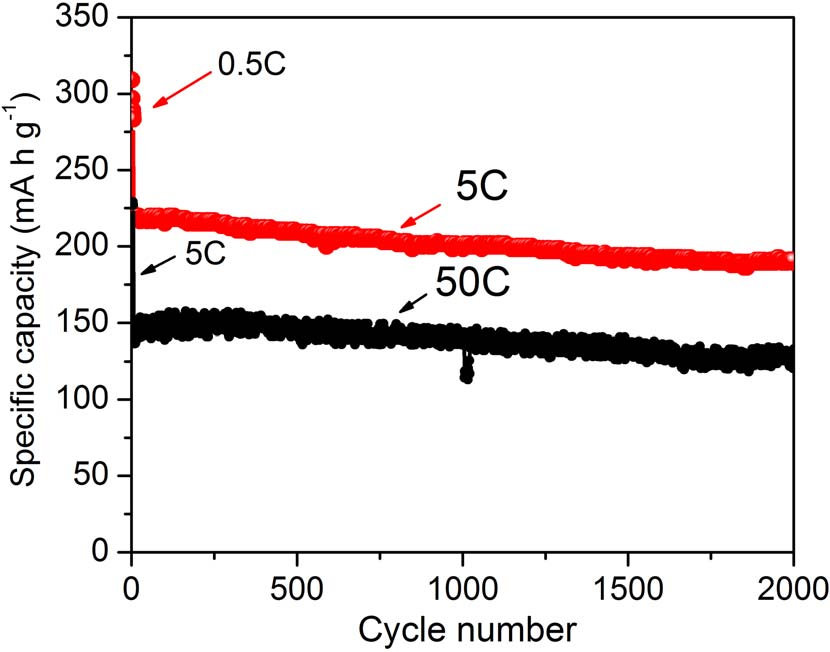
#> input picture physchem/images/capacitycycle.png, 830 x 652 px, found by its file name
$ jupyter execute --allow-errors ndimagetest.ipynb
#> lines starting #> are read from the running program, lines starting #| are printed output that depends on the picture; after the words box and inside, x2 and y2 are one past the last pixel; in counts of white or black regions, pixels touching at a corner belong together
[cell 1]
from scipy.ndimage import label, generate_binary_structure
from PIL import Image
import numpy as np
a = np.array([[0,0,1,1,0,0],
              [0,0,0,1,0,0],
              [1,1,0,0,1,0],
              [0,0,0,1,0,0]])
labeled_array, num_features = label(a)
print(labeled_array, num_features)

[cell 2]
capcycle = "/Users/pm286/workspace/jupyter/physchem/images/capacitycycle.png"
array = Image.open(capcycle)
#> array is the input picture: PIL image 830x652 RGB; mean R, G, B 236.6, 230.2, 230.2
print(type(array))
#| <class 'PIL.PngImagePlugin.PngImageFile'>
with Image.open(capcycle) as im:
    print(im.format, im.size, im.mode)
#| PNG (830, 652) RGB
    print(im.getdata())
#> (printed output is left out)

[cell 3]
import imageio
import numpy as np
import matplotlib.pyplot as plt

img = imageio.imread(capcycle)
gray = lambda rgb : np.dot(rgb[... , :3] , [0.299 , 0.587, 0.114])
gray = gray(img)

plt.imshow(gray, cmap=plt.cm.gray, vmin=10, vmax=200, extent=(200,800,0,900))
# plt.imshow(gray, cmap = plt.get_cmap(name = 'gray'), vmin=10, vmax=200, extent=(200,800,0,900))
# print(gray)

[cell 4]
import cv2
import numpy as np

# img = cv2.imread('input.png', 0)

size = 2
kernel = np.ones((size,size), np.uint8)
# kernel = np.ones((3,3), np.uint8)
# kernel = np.ones(7,7, np.uint8)

# NOTE this erodes the white!
img_erosion = cv2.erode(img, kernel, iterations=1)
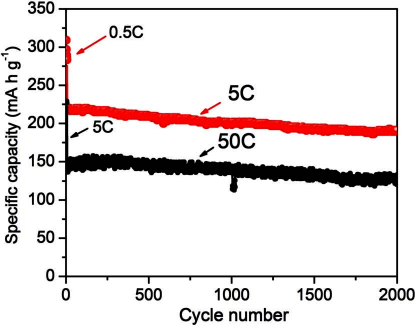
#> img_erosion: shape (652, 830, 3) (shown at 1/2 size); mean R, G, B 232, 225.3, 225.3
#print(img_erosion)
img_erosion_dilate = cv2.dilate(img_erosion, kernel, iterations=1)
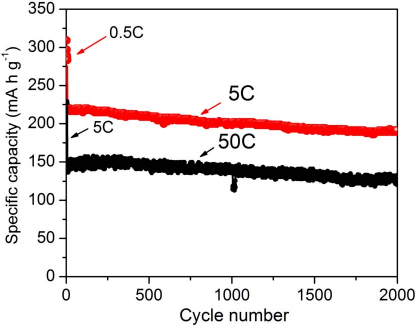
#> img_erosion_dilate: shape (652, 830, 3) (shown at 1/2 size); mean R, G, B 236.4, 230, 230
#print(img_erosion_dilate)
img_dilation = cv2.dilate(img, kernel, iterations=1)
#print(img_dilation)
img_dilation_erode = cv2.erode(img_dilation, kernel, iterations=1)
#print(img_dilation_erode)

cv2.imshow('Input', img)
cv2.imshow('Erosion '+str(size), img_erosion)
cv2.imshow('Dilation'+str(size), img_dilation)
cv2.imshow('Erosion_dilate'+str(size), img_erosion_dilate )
cv2.imshow('Dilation_erode'+str(size), img_dilation_erode)

cv2.waitKey(0)

[cell 5]
from scipy import ndimage
labeled_gray, num_features = label(gray)
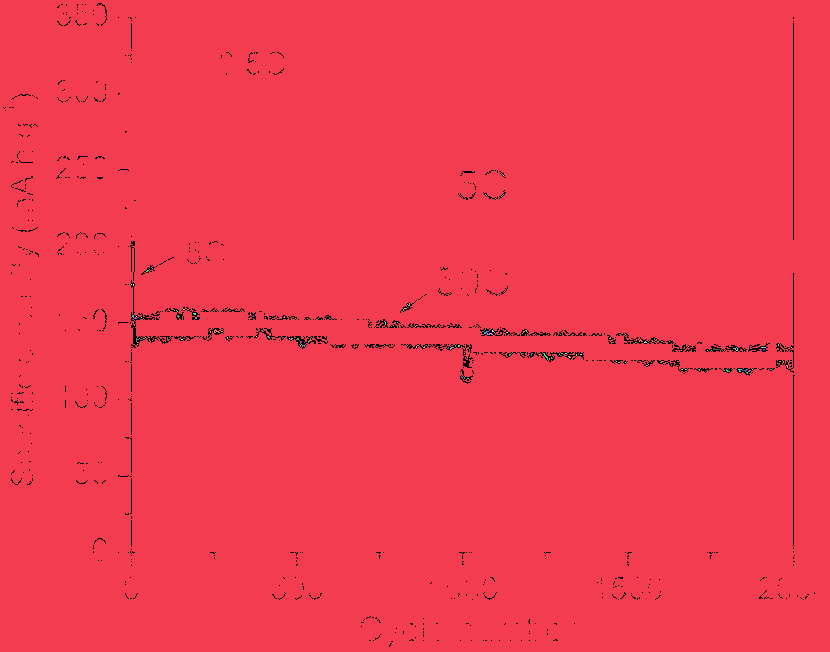
#> labeled_gray: shape (652, 830) int32; 206 distinct labels, from 0 to 205; one colour per label, 0 black
#> num_features = 205
print (labeled_gray, num_features)
#> (printed output is left out)
plt.imshow(labeled_gray, vmin=0, vmax=1)
sizes = ndimage.sum(gray, labeled_gray, range(num_features + 1))
#> sizes = 206 values, max 125613980.3 at index 1, min 0 at index 0, mean 609790.7
sizes = [round(x) for x in sizes]
#> sizes = 206 values, max 125613980 at index 1, min 0 at index 0, mean 609790.7
print("sizes", sizes)
#> (printed output is left out)
mean_vals = ndimage.sum(gray, labeled_gray, range(1, num_features + 1))
#> mean_vals = 205 values, max 125613980.3 at index 0, min 1 at index 11, mean 612765.3
# print("mean_vals", mean_vals)

[cell 6]
mask = img > img.mean()
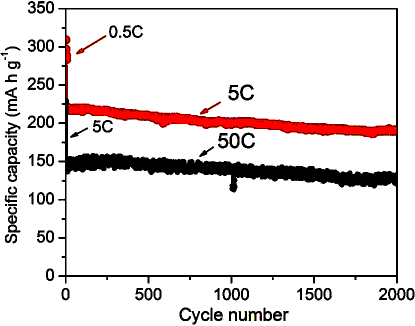
#> mask: shape (652, 830, 3) bool (shown at 1/2 size); mean R, G, B 0.911, 0.886, 0.885
print(type(mask))
#| <class 'numpy.ndarray'>

label_img, nb_labels = ndimage.label(mask)
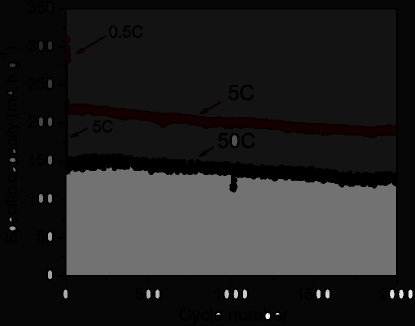
#> label_img: shape (652, 830, 3) int32 (shown at 1/2 size); mean R, G, B 5.8, 5.7, 5.7; drawn with min black and max white
#> nb_labels = 40

# Find the largest connected component
sizes = ndimage.sum(mask, label_img, range(nb_labels + 1))
#> sizes = 41 values, max 560196 at index 3, min 0 at index 0, mean 35397.7
mask_size = sizes < 1000
remove_pixel = mask_size[label_img]
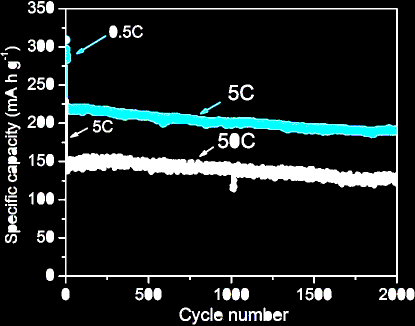
#> remove_pixel: shape (652, 830, 3) bool (shown at 1/2 size); mean R, G, B 0.0959, 0.121, 0.121
label_img[remove_pixel] = 0
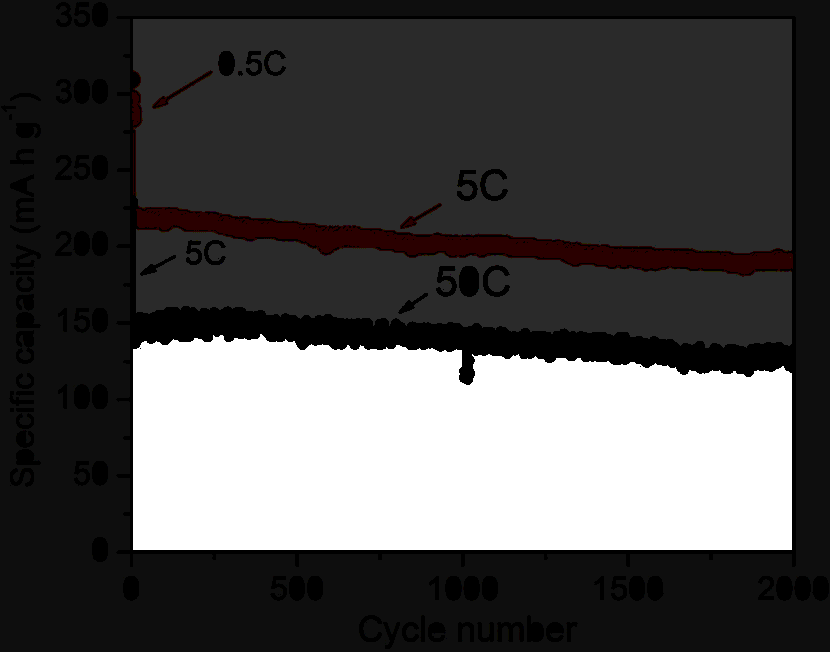
#> label_img: shape (652, 830, 3) int32; 0.66% of pixels changed, all inside (x1, y1, x2, y2) = (16, 6, 825, 638); drawn with min black and max white
labels = np.unique(label_img)
#> labels = [0, 1, 3, 18]
label_img = np.searchsorted(labels, label_img)
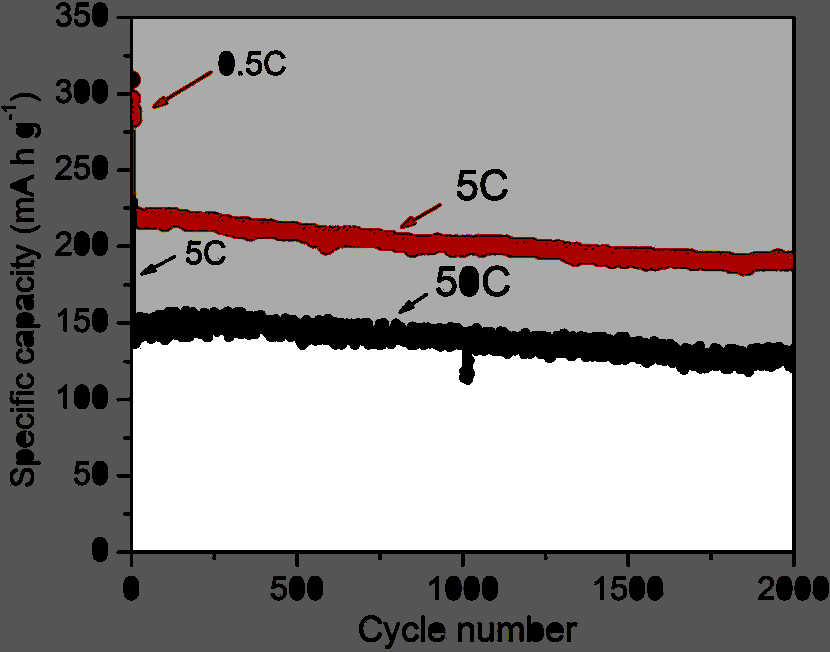
#> label_img: shape (652, 830, 3) int64; mean R, G, B 1.74, 1.69, 1.69; drawn with min black and max white

# Now that we have only one connected component, extract it's bounding box
# objects = ndimage.find_objects(label_img==4)
objects = ndimage.find_objects(label_img==1)
#> objects = 1 item
print(objects)
#| [(slice(0, 652, None), slice(0, 830, None), slice(0, 3, None))]
#> (the rest of this cell did not finish here and is left out)

$ run again, with physchem/images/green.png copied over physchem/images/capacitycycle.png
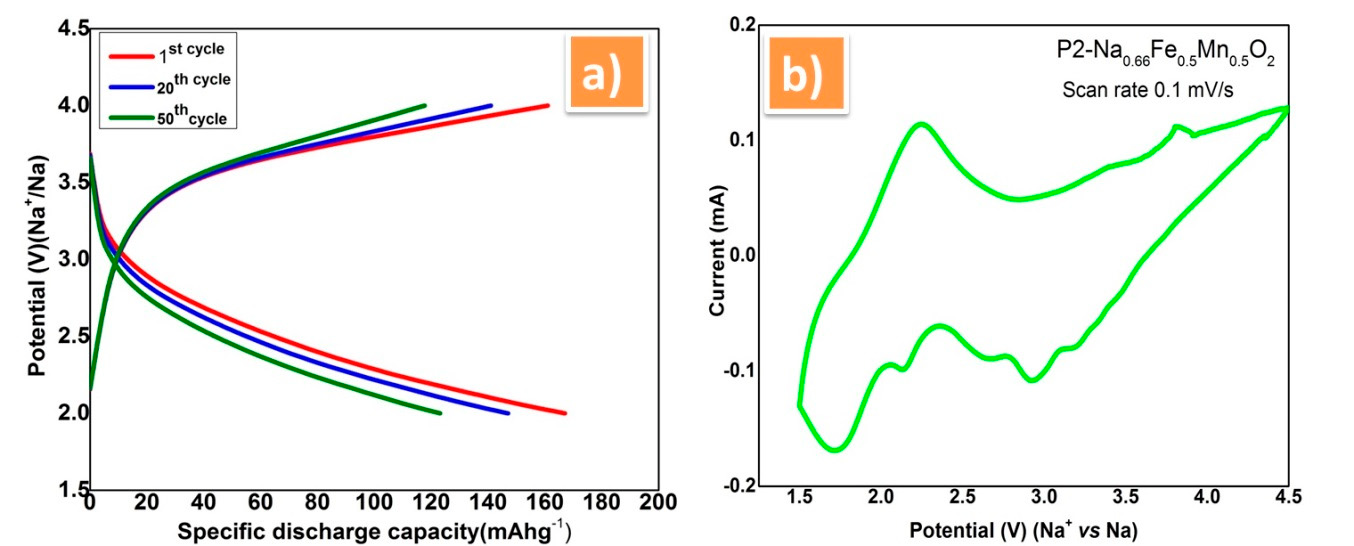
#> input picture physchem/images/green.png, 1354 x 546 px, found by its file name
#> array is the input picture: PIL image 1354x546 RGB; mean R, G, B 240.3, 241.7, 238.4
#| <class 'PIL.PngImagePlugin.PngImageFile'>
#| PNG (1354, 546) RGB
#> (printed output is left out)
#> `labeled_gray, num_features = label(gray)`:
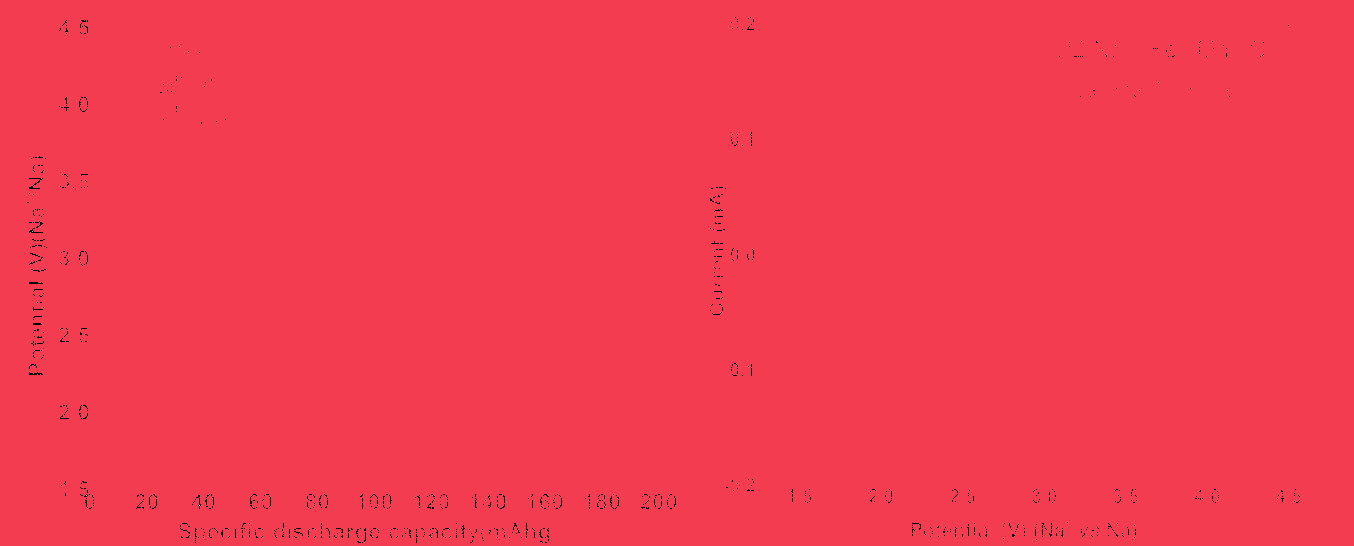
#> labeled_gray: shape (546, 1354) int32; 5 distinct labels, from 0 to 4; one colour per label, 0 black
#> num_features = 4
#> (printed output is left out)
#> `sizes = ndimage.sum(gray, labeled_gray, range(num_features + 1))`: sizes = [0, 178111438, 1, 1, 1]
#| sizes [0, 178111438, 1, 1, 1]
#> mean_vals = [178111438, 1, 1, 1]
#| <class 'numpy.ndarray'>
#> nb_labels = 507
#> `sizes = ndimage.sum(mask, label_img, range(nb_labels + 1))`: sizes = 508 values, max 672656 at index 8, min 0 at index 0, mean 3924.3
#> labels = [0, 1, 5, 8, 9, 47, 202]
#> `label_img = np.searchsorted(labels, label_img)`:
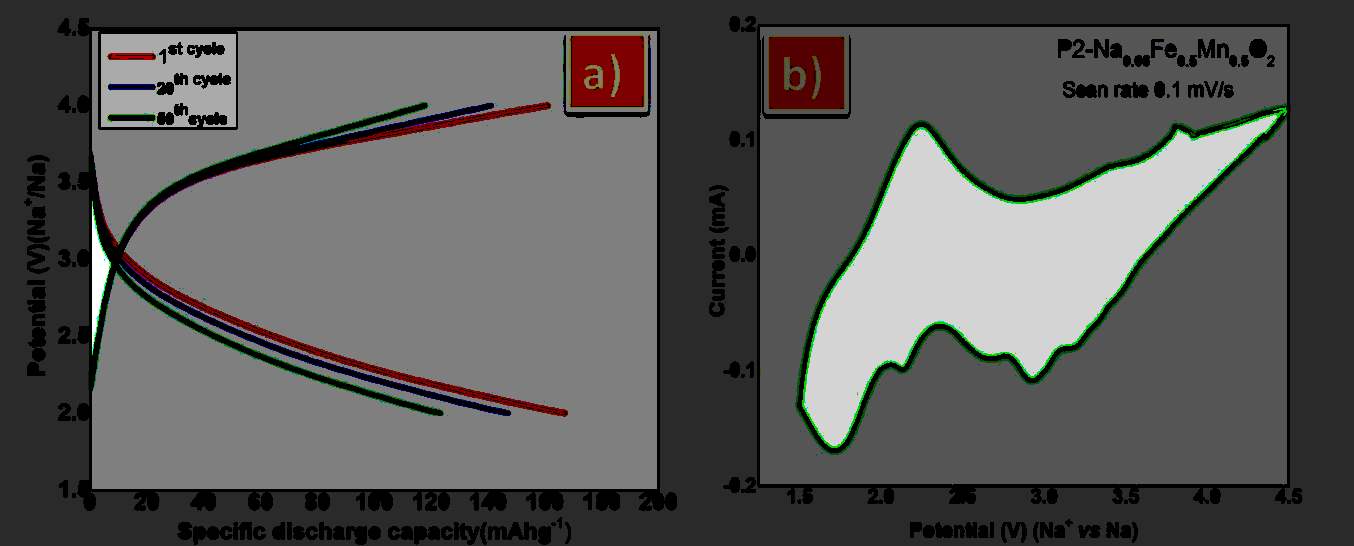
#> label_img: shape (546, 1354, 3) int64; mean R, G, B 2.11, 2.1, 2.07; drawn with min black and max white
#> objects = 1 item
#| [(slice(0, 546, None), slice(0, 1354, None), slice(0, 3, None))]

$ run again, with physchem/images/red_black_cv.png copied over physchem/images/capacitycycle.png
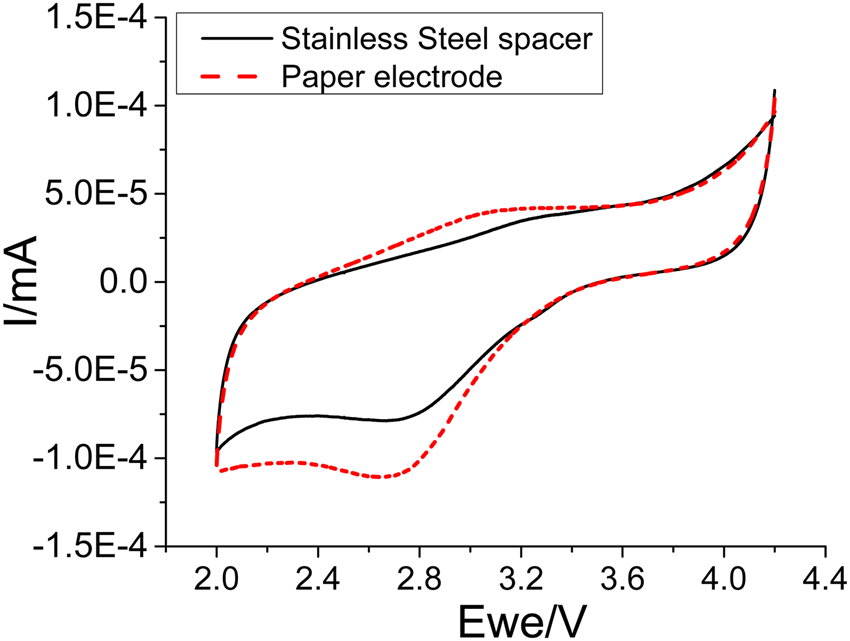
#> input picture physchem/images/red_black_cv.png, 850 x 641 px, found by its file name
#> array is the input picture: PIL image 850x641 RGBA; mean R, G, B, A 245.5, 243.5, 243.5, 255
#| <class 'PIL.PngImagePlugin.PngImageFile'>
#| PNG (850, 641) RGBA
#> (printed output is left out)
#> `labeled_gray, num_features = label(gray)`:
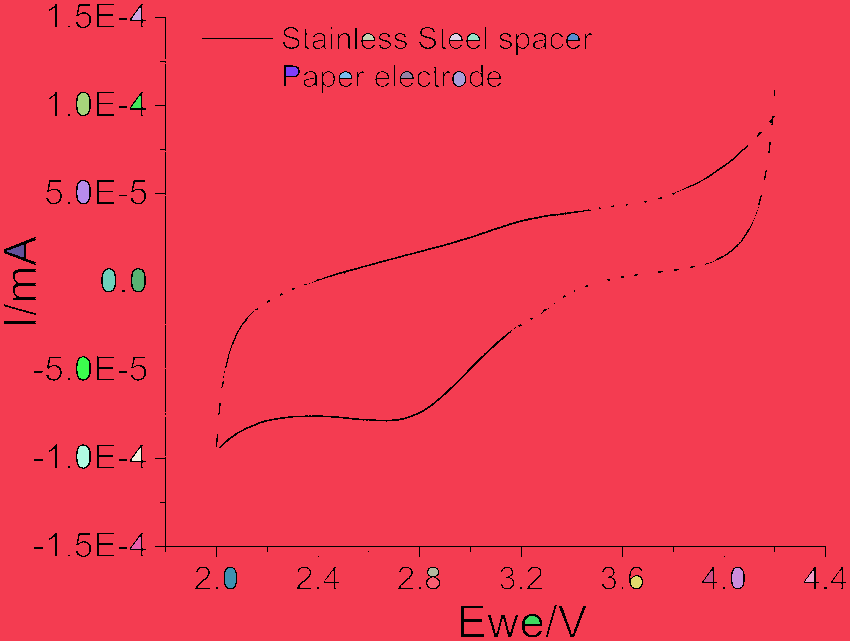
#> labeled_gray: shape (641, 850) int32; 29 distinct labels, from 0 to 28; one colour per label, 0 black
#> num_features = 28
#> (printed output is left out)
#> `sizes = ndimage.sum(gray, labeled_gray, range(num_features + 1))`: sizes = 29 values, max 132370293.8 at index 1, min 0 at index 0, mean 4585503.6
#> `sizes = [round(x) for x in sizes]`: sizes = 29 values, max 132370294 at index 1, min 0 at index 0, mean 4585503.6
#| sizes [0, 132370294, 11681, 8614, 8609, 8610, 8601, 20916, 8708, 8689, 25048, 46070, 11665, 46066, 20739, 45985, 46009, 46023, 46014, 11652, 11665, 39352, 11894, 39240, 10047, 9971, 20618, 18843, 17981]
#> mean_vals = 28 values, max 132370293.8 at index 0, min 8601 at index 5, mean 4749271.6
#> `mask = img > img.mean()`:
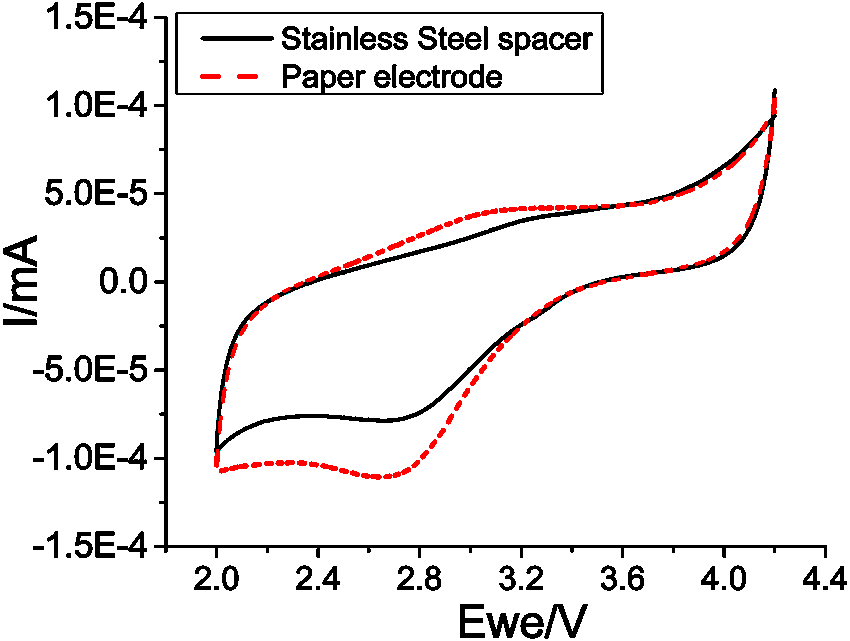
#> mask: shape (641, 850, 4) bool; mean R, G, B, A 0.943, 0.933, 0.933, 1
#| <class 'numpy.ndarray'>
#> nb_labels = 1
#> `sizes = ndimage.sum(mask, label_img, range(nb_labels + 1))`: sizes = [0, 2075570]
#> mask_size = [True, False]
#> labels = [0, 1]
#> objects = 1 item
#| [(slice(0, 641, None), slice(0, 850, None), slice(0, 4, None))]
